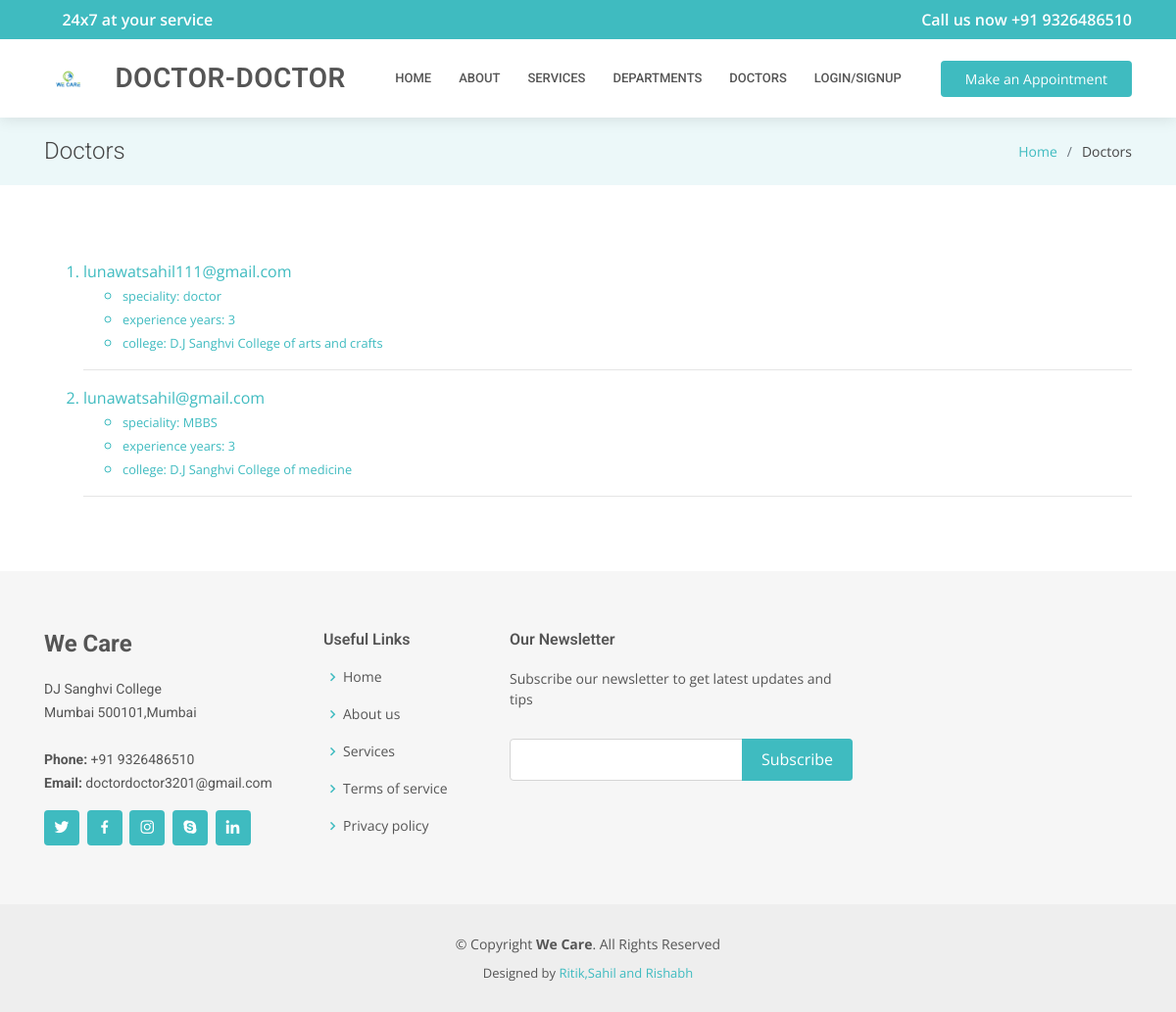
The app's page /doctors/, older data.
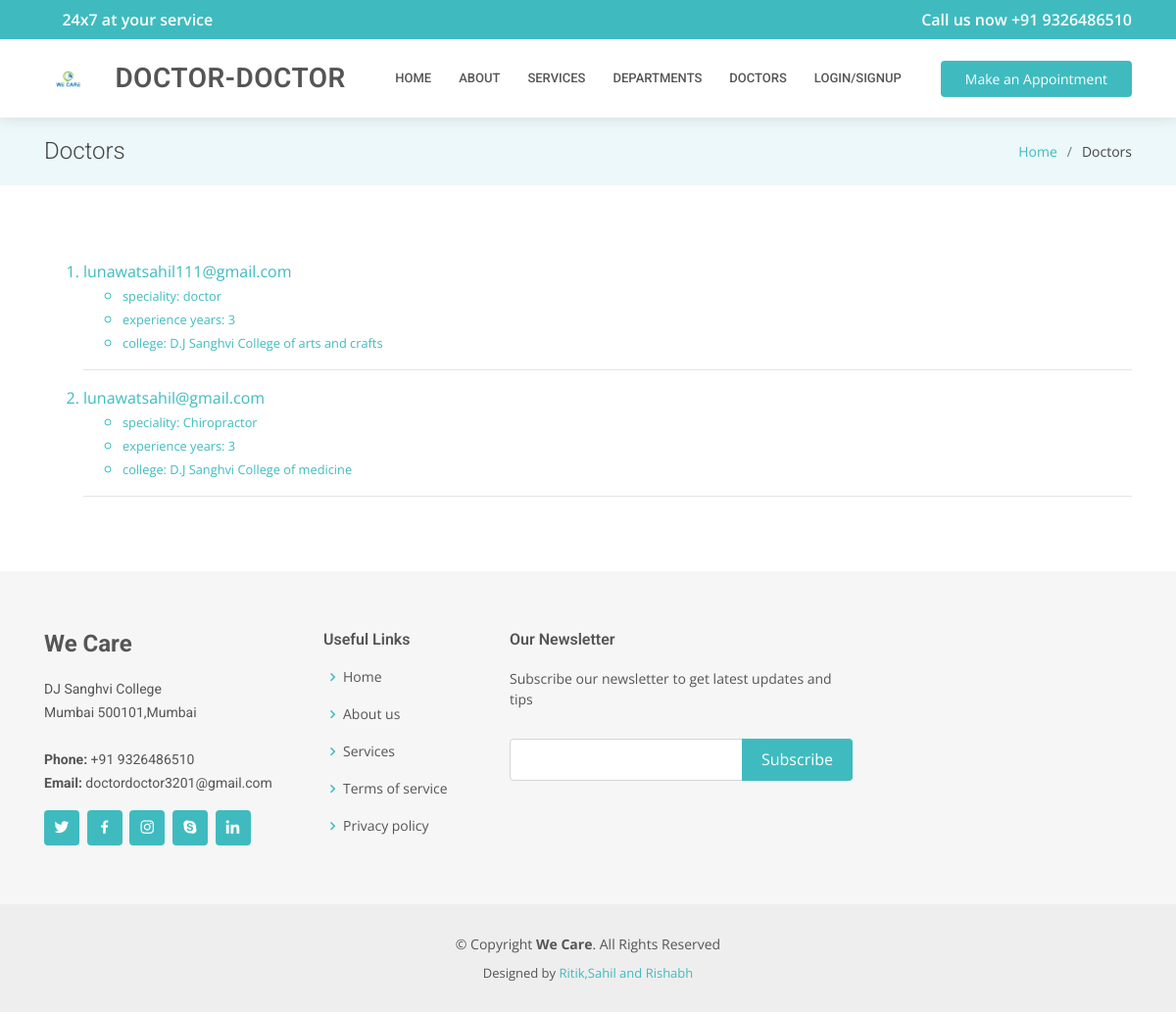
The same page, newer data.
### accounts/models.py (models this page shows, shortened)
class CustomUser(AbstractUser):
    id              = models.AutoField(primary_key=True)
    username        = models.CharField(max_length=30,null=True,blank=True)
    fullname        = models.CharField(blank=True, null=True, max_length=255)##
    is_doctor       = models.BooleanField(default=False, blank=True, null=True)
    password        = models.CharField(max_length=255)
    email           = models.EmailField(max_length=254, unique=True)
    date_of_birth   = models.DateField(blank=True, editable=True,null=True)
    date_created    = models.DateField(auto_now=True, editable=False)
    is_active       = models.BooleanField(default=True)
    is_admin        = models.BooleanField(default=False)
    USERNAME_FIELD  = 'email'
    REQUIRED_FIELDS = []
    objects = CustomUserManager()

class Doctor(CustomUser):
    speciality          = models.CharField(blank=True, null=True, max_length=512)
    college             = models.CharField(blank=True, null=True, max_length=60)
    experience_years    = models.IntegerField(blank=True,null=True)
    class Meta:
        verbose_name = 'User: Doctor'

class CustomUser(AbstractUser):
    id              = models.AutoField(primary_key=True)
    username        = models.CharField(max_length=30,null=True,blank=True)
    fullname        = models.CharField(blank=True, null=True, max_length=255)##
    is_doctor       = models.BooleanField(default=False, blank=True, null=True)
    password        = models.CharField(max_length=255)
    email           = models.EmailField(max_length=254, unique=True)
    date_of_birth   = models.DateField(blank=True, editable=True,null=True)
    date_created    = models.DateField(auto_now=True, editable=False)
    is_active       = models.BooleanField(default=True)
    is_admin        = models.BooleanField(default=False)
    USERNAME_FIELD  = 'email'
    REQUIRED_FIELDS = []
    objects = CustomUserManager()

### accounts/views.py (the view)
# urls.py: url(r'^doctors/$',v.list_doctors.as_view(),name='list_doctors'),
class list_doctors(ListView):
    model = Doctor
    template_name = 'accounts/list_doctors.html'
    context_object_name = 'doctors'

### accounts/templatetags/profile_tags.py (called while the page is built)
@register.filter(name='has_group')
def has_group(user, group_name):
    return user.groups.filter(name=group_name).exists()

### accounts/templates/accounts/list_doctors.html (shortened to what this page needs)
{% extends "DoctorDoctor/base.html" %}
{% block title_page %}Doctors{% endblock %}
{% block title_in_li %}Doctors{% endblock %}
{% block inner_page %}
<ol>
    {% for i in doctors %}
    <a href="{% url 'accounts:see_public_profile' pk=i.id %}"><li>
        {{i.email}}
        <ul>
        <li><small>{% if i.speciality %}speciality: {{i.speciality}}{% endif %}</small></li>
        <li><small>{% if i.experience_years %}experience years: {{i.experience_years}}{% endif %}</small></li>
        <li><small>{% if i.college %}college: {{i.college}}{% endif %}</small></li>
    </ul>
        <hr>
    </li></a>
    {% endfor %}
</ol>
{% endblock %}

Row changes from the older to the newer data that the page shows:
changed Doctor "D.J Sanghvi College of medicine": speciality "MBBS" → "Chiropractor"
